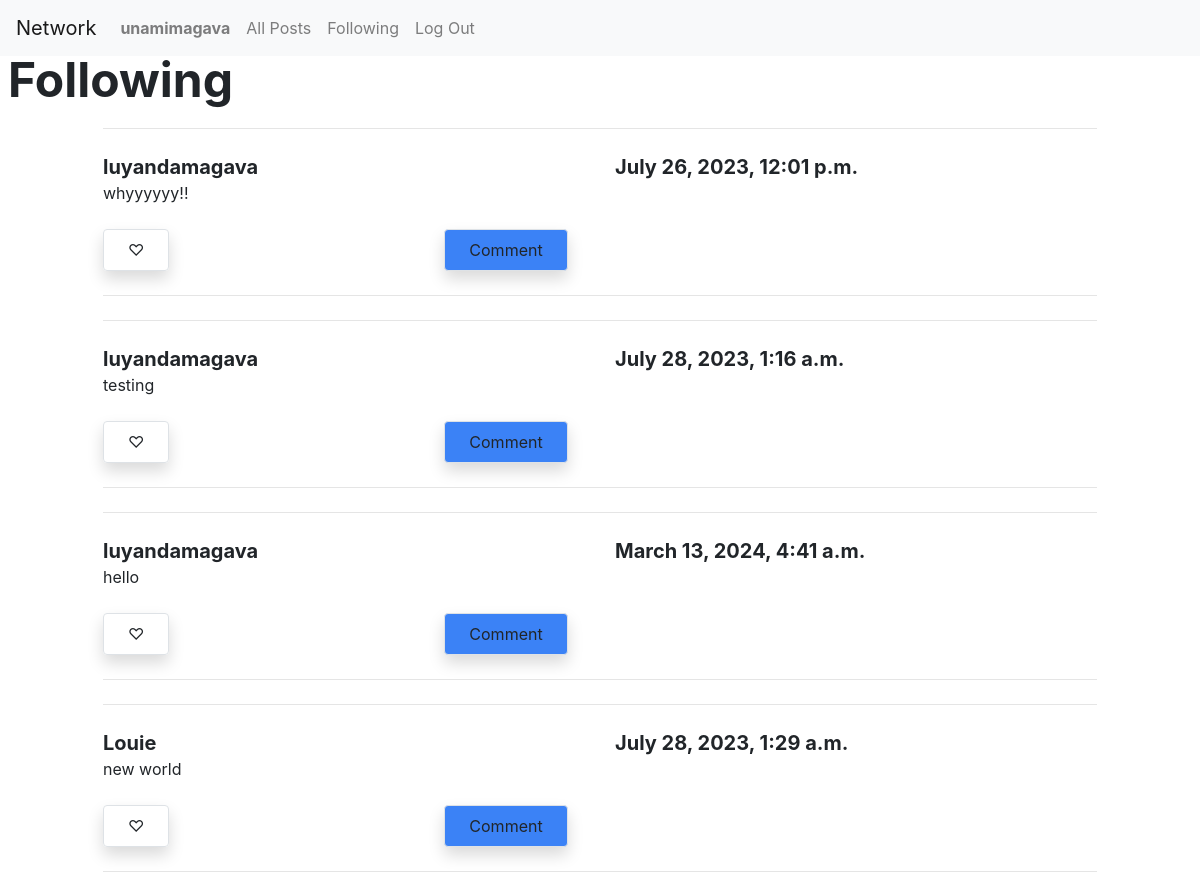
The app's page /following (signed in) with its own data.
### network/models.py (models this page shows)
class User(AbstractUser):
    user_followers = models.ManyToManyField("self", blank=True, related_name="followers", symmetrical=False)
    user_following = models.ManyToManyField("self", blank=True, related_name="following", symmetrical=False)
    pass

class Post(models.Model):
    creator = models.ForeignKey(User, on_delete=models.CASCADE, related_name="creator_posts")
    content = models.TextField()
    timestamp = models.DateTimeField(auto_now_add=True)
    likes = models.ManyToManyField(User, blank=True, related_name="liked_posts")
    comments = models.ManyToManyField(Comment, blank=True, related_name="commented_posts")

### network/views.py (the view)
# urls.py: path("following", views.following, name="following"),
def following(request):
    logged_in_user = request.user
    following = logged_in_user.following.all() # The list of users that the logged in user is following
    follower_posts = []
    for follow in following:
        posts = follow.creator_posts.all()
        for post in posts:
            follower_posts.append(post)
    paginator = Paginator(follower_posts, 10)
    page_number = request.GET.get('page')
    return render(request, "network/following.html", {
        "posts": follower_posts,
        "page_obj": paginator.get_page(page_number),
    })

### network/templates/network/following.html (shortened to what this page needs)
{% extends "network/layout.html" %}
{% block body %}
       <h1 class="font-bold text-5xl rounded-xl ml-2">Following</h1>
       <br>
       {% for post in page_obj %}
       <div class="container rounded-xl transition ease-in-out delay-150 bg-black hover:-translate-y-1 hover:scale-110 hover:bg-indigo-500 duration-300 " data-data = "{{ post.id }}" id="object">
           <hr>
           <br>
           <div class="row">
               <div class="col-6">
                   <h5 class="text-xl font-bold"><a href="{% url 'profile' post.creator.id %}">{{ post.creator }}</a></h5>
               </div>
               <div class="col-6">
                   <h6 class="text-xl font-bold">{{ post.timestamp }}</h6>
               </div>
           </div>
           <div class="row">
               <div class="col-12">
                   <p id="content{{ post.id }}">{{ post.content }}</p>
               </div>
           </div>
           <br>
           <div class="row" id="buttonsLCE{{ post.id }}">
               {% if user in post.likes.all %}
               <div class="col-4">
                   <button class="like_post  hover:bg-black text-blue-800 font-semibold py-2 px-4 border border-blue-900 rounded shadow" data-data = "{{ post.id }}" id="like_post{{ post.id }}">
                       &#10084;
                   </button>
               </div>
               {% else %}
               <div class="col-4">
                   <button class="like_post hover:bg-black text-blue-800 font-semibold py-2 px-4 border border-blue-900 rounded shadow" data-data = "{{ post.id }}"id="like_post{{ post.id }}">
                       &#9825;
                   </button>
               </div>
               {% endif %}
               <div class="col-4">
                   <button class=" bg-blue-500 hover:bg-black text-blue-800 font-semibold py-2 px-4 border border-blue-900 rounded shadow" id="comment_post">
                       Comment
                   </button>
               </div>
           </div>
           <br>
           <hr>
       </div>
       <br>
       {% endfor %}
{% endblock %}

### network/templates/network/layout.html (shortened to what this page needs)
{% load static %}
{% load static tailwind_tags %}
<!DOCTYPE html>
<html lang="en">
    <head>
        <link rel="stylesheet" href="https://stackpath.bootstrapcdn.com/bootstrap/4.4.1/css/bootstrap.min.css">
        {% tailwind_css %}
    </head>
    <body>
        <nav class="navbar navbar-expand-lg navbar-light bg-light">
            <a class="navbar-brand" href="{% url 'index' %}">Network</a>
            <div>
              <ul class="navbar-nav mr-auto">
                {% if user.is_authenticated %}
                    <li class="nav-item">
                        <a class="nav-link" href="{% url 'profile' user.id %}"><strong>{{ user.username }}</strong></a>
                    </li>
                {% endif %}
                <li class="nav-item">
                  <a class="nav-link" href="{% url 'index' %}">All Posts</a>
                </li>
                {% if user.is_authenticated %}
                    <li class="nav-item">
                        <a class="nav-link" href="{% url 'following' %}">Following</a>
                    </li>
                    <li class="nav-item">
                        <a class="nav-link" href="{% url 'logout' %}">Log Out</a>
                    </li>
                {% endif %}
              </ul>
            </div>
          </nav>
        <div class="body">
            {% block body %}
            {% endblock %}
        </div>
    </body>
</html>

### records on screen
User: username "unamimagava"
Post: creator "luyandamagava", timestamp "July 26, 2023, 12:01 p.m.", content "whyyyyyy!!"
Post: creator "luyandamagava", timestamp "July 28, 2023, 1:16 a.m.", content "testing"
Post: creator "luyandamagava", timestamp "March 13, 2024, 4:41 a.m.", content "hello"
Post: creator "Louie", timestamp "July 28, 2023, 1:29 a.m.", content "new world"
